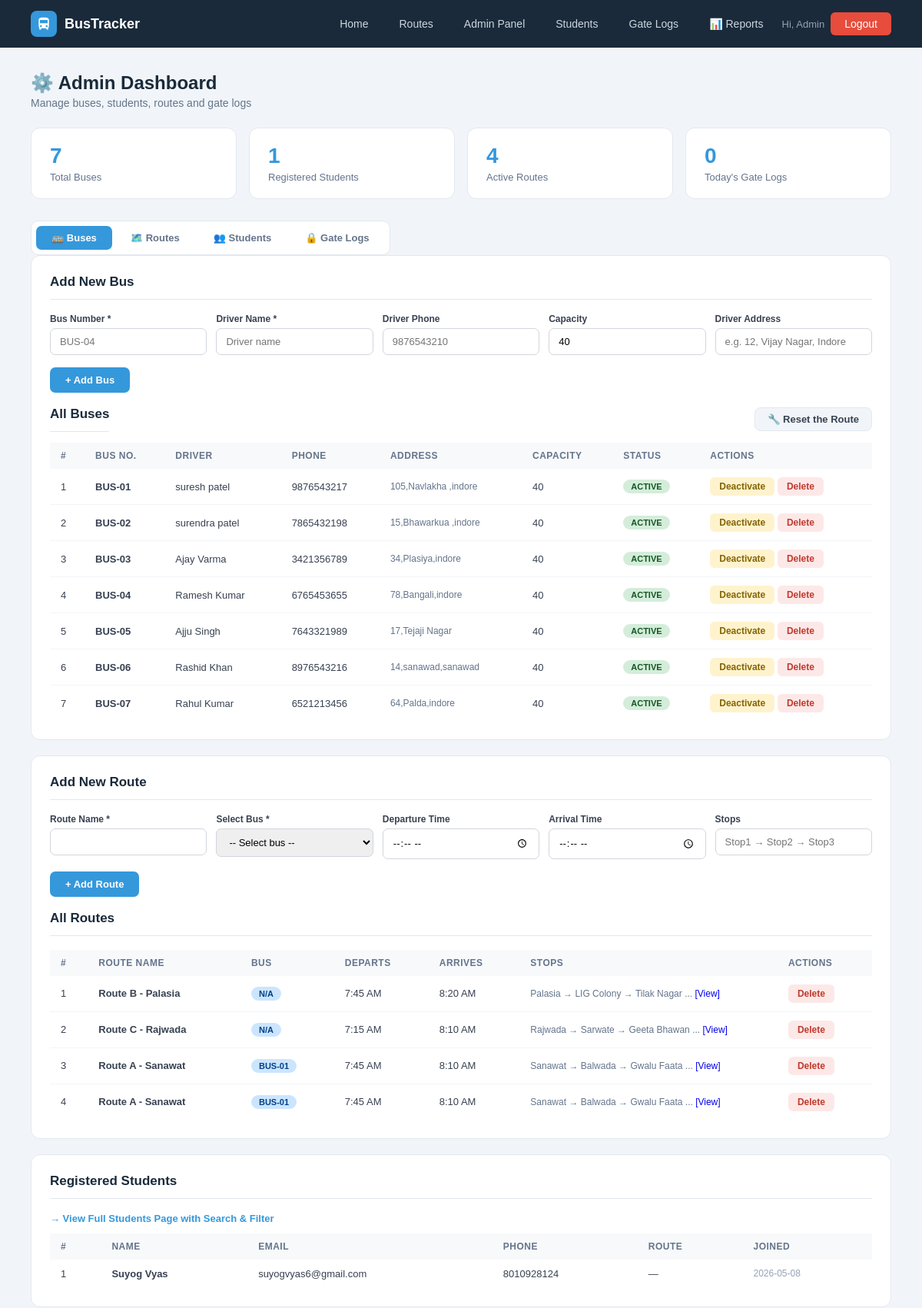
Page /admin (signed in, upper part) on the earlier database version.
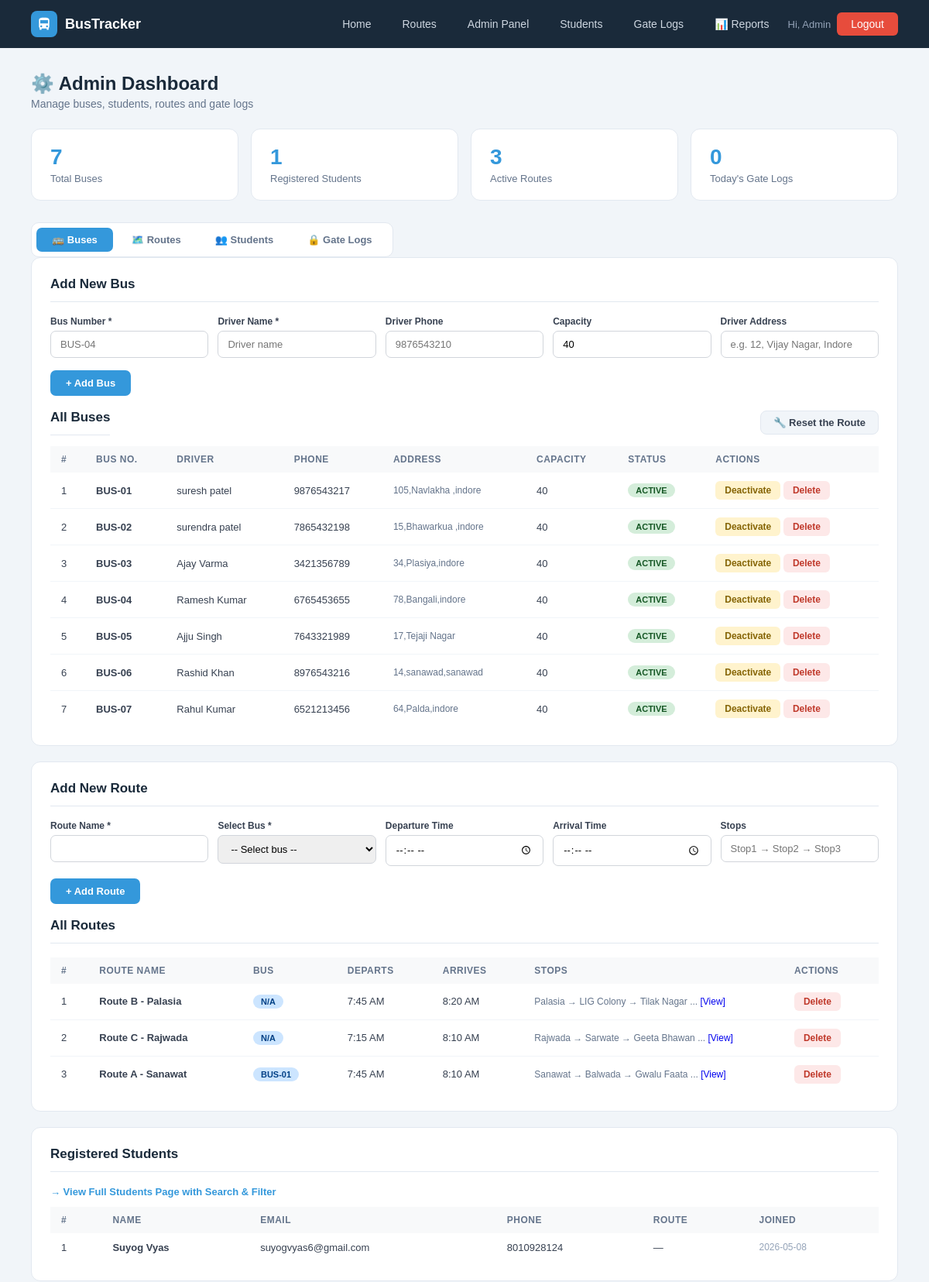
Same page on the later database version.
### tables this page shows
CREATE TABLE buses (
        id INTEGER PRIMARY KEY AUTOINCREMENT,
        bus_number TEXT UNIQUE NOT NULL, driver_name TEXT NOT NULL,
        driver_phone TEXT, capacity INTEGER DEFAULT 40,
        status TEXT DEFAULT 'active',
        current_lat REAL DEFAULT 22.7196, current_lng REAL DEFAULT 75.8577, driver_address TEXT);

CREATE TABLE routes (
        id INTEGER PRIMARY KEY AUTOINCREMENT,
        route_name TEXT NOT NULL, bus_id INTEGER,
        start_point TEXT, end_point TEXT,
        departure_time TEXT, arrival_time TEXT, stops TEXT, original_bus_id INTEGER,
        FOREIGN KEY(bus_id) REFERENCES buses(id));

CREATE TABLE users (
        id INTEGER PRIMARY KEY AUTOINCREMENT,
        name TEXT NOT NULL, email TEXT UNIQUE NOT NULL,
        password TEXT NOT NULL, role TEXT DEFAULT 'student',
        phone TEXT, route_id INTEGER,
        created_at TIMESTAMP DEFAULT CURRENT_TIMESTAMP);

### app.py (the view)
@app.route('/admin')
@admin_required
def admin_dashboard():
    db = get_db()
    buses    = db.execute("SELECT * FROM buses").fetchall()
    students = db.execute('''SELECT u.*,r.route_name FROM users u
                             LEFT JOIN routes r ON u.route_id=r.id
                             WHERE u.role='student' ORDER BY u.created_at DESC''').fetchall()
    routes   = db.execute("SELECT r.*,b.bus_number FROM routes r LEFT JOIN buses b ON r.bus_id=b.id").fetchall()
    logs     = db.execute("SELECT * FROM gate_logs ORDER BY log_time DESC LIMIT 15").fetchall()
    stats = dict(
        total_buses=db.execute("SELECT COUNT(*) FROM buses").fetchone()[0],
        total_students=db.execute("SELECT COUNT(*) FROM users WHERE role='student'").fetchone()[0],
        total_routes=db.execute("SELECT COUNT(*) FROM routes").fetchone()[0],
        today_logs=db.execute("SELECT COUNT(*) FROM gate_logs WHERE DATE(log_time)=DATE('now')").fetchone()[0])
    db.close(); return render_template('admin.html', buses=buses, students=students, routes=routes, logs=logs, stats=stats)

### app.py (called while the page is built, shortened)
def get_db():
    conn = sqlite3.connect(DB)
    conn.row_factory = sqlite3.Row
    return conn

def admin_required(f):
    @wraps(f)
    def dec(*a, **kw):
        if 'admin' not in session:
            flash('Admin access required.', 'error')
            return redirect(url_for('admin_login'))
        return f(*a, **kw)
    return dec

@app.context_processor
def inject_notifications():
    return dict(notifications=[], unread_count=0)

### templates/admin.html (shortened to what the changed rows need)
{% extends "base.html" %}
{% block content %}
<div class="page">
    <div class="page-header">
        <div style="display:flex;gap:12px;align-items:flex-start;flex-wrap:wrap;justify-content:space-between;">
            <div>
                <h1>⚙️ Admin Dashboard</h1>
            </div>
        </div>
    </div>
    <div class="stat-cards">
        <div class="stat-card"><div class="num">{{ stats.total_routes }}</div><div class="lbl">Active Routes</div></div>
    </div>
    <div class="tab-wrap">
        <div class="tab-contents">
            <div class="panel" id="content-buses">
                <h2>Add New Bus</h2>
                <br>
                <div style="display:flex;align-items:center;justify-content:space-between;margin-bottom:14px;">
                    <h2 style="margin:0;">All Buses</h2>
                </div>
                <table>
                    <thead><tr><th>#</th><th>Bus No.</th><th>Driver</th><th>Phone</th><th>Address</th><th>Capacity</th><th>Status</th><th>Actions</th></tr></thead>
                    <tbody>
                    {% for b in buses %}
                    <tr>
                        <td>{{ loop.index }}</td>
                        <td><b>{{ b.bus_number }}</b></td>
                        <td>{{ b.driver_name }}</td>
                        <td>{{ b.driver_phone or '—' }}</td>
                        <td style="font-size:12px;color:#64748b;max-width:160px;">{{ b.driver_address or '—' }}</td>
                        <td>{{ b.capacity }}</td>
                        <td><span class="badge {{ 'badge-green' if b.status=='active' else 'badge-red' }}">{{ b.status.upper() }}</span></td>
                        <td>
                            {% if b.status == 'active' %}
                            <a href="{{ url_for('bus_status', bid=b.id, status='inactive') }}" class="btn-sm btn-warning">Deactivate</a>
                            {% else %}
                            <a href="{{ url_for('bus_status', bid=b.id, status='active') }}" class="btn-sm btn-success">Activate</a>
                            {% endif %}
                            <a href="{{ url_for('delete_bus', bid=b.id) }}" class="btn-sm btn-danger">Delete</a>
                        </td>
                    </tr>
                    {% else %}
                    <tr><td colspan="7" style="text-align:center;color:#94a3b8;padding:24px">No buses found.</td></tr>
                    {% endfor %}
                    </tbody>
                </table>
            </div>
           <div class="panel" id="content-routes">
             <h2>Add New Route</h2>
            <br>
             <h2>All Routes</h2>
             <table>
                <thead>
                    <tr>
                        <th>#</th>
                        <th>Route Name</th>
                        <th>Bus</th>
                        <th>Departs</th>
                        <th>Arrives</th>
                        <th>Stops</th>
                        <th>Actions</th>
                    </tr>
                </thead>
                <tbody>
                    {% for r in routes %}
                    <tr>
                        <td>{{ loop.index }}</td>
                        <td><b>{{ r.route_name }}</b></td>
                        <td><span class="badge badge-blue">{{ r.bus_number or 'N/A' }}</span></td>
                        <td>
                            {% if r.departure_time %}
                                {{ (r.departure_time[:2]|int % 12 or 12) }}:{{ r.departure_time[3:] }}
                                {{ 'AM' if r.departure_time[:2]|int < 12 else 'PM' }}
                            {% else %}
                                 —
                            {% endif %}
                        </td>
                        <td>
                            {% if r.arrival_time %}
                                {{ (r.arrival_time[:2]|int % 12 or 12) }}:{{ r.arrival_time[3:] }}
                                {{ 'AM' if r.arrival_time[:2]|int < 12 else 'PM' }}
                            {% else %}
                               —
                            {% endif %}
                        </td>
                        <td style="max-width:240px;font-size:12px;color:#64748b">
                        {% if r.stops %}
                        {% set stop_list = r.stops.replace(',','→').split('→') %}
                        {{ stop_list[0].strip() }}
                        {% if stop_list|length > 1 %} → {{ stop_list[1].strip() }}{% endif %}
                        {% if stop_list|length > 2 %} → {{ stop_list[2].strip() }}{% endif %}
                        {% if stop_list|length > 3 %}
                            ...
                            <a href="#" onclick="alert(`{{ r.stops }}`)">[View]</a>
                        {% endif %}
                {% else %}
                    —
                {% endif %}
            </td>
            <td>
                <a href="{{ url_for('delete_route', rid=r.id) }}"
                   onclick="return confirm('Are you sure you want to delete this route?')"
                   class="btn-sm btn-danger">
                   Delete
                </a>
            </td>
        </tr>
        {% else %}
        <tr>
            <td colspan="7" style="text-align:center;color:#94a3b8;padding:24px">
                No routes found.
            </td>
        </tr>
        {% endfor %}
        </tbody>
    </table>
</div>
            <div class="panel" id="content-students">
                <h2>Registered Students</h2>
                <table>
                    <thead><tr><th>#</th><th>Name</th><th>Email</th><th>Phone</th><th>Route</th><th>Joined</th></tr></thead>
                    <tbody>
                    {% for s in students[:10] %}
                    <tr>
                        <td>{{ loop.index }}</td>
                        <td><b>{{ s.name }}</b></td>
                        <td>{{ s.email }}</td>
                        <td>{{ s.phone or '—' }}</td>
                        <td>{{ s.route_name or '—' }}</td>
                        <td style="font-size:12px;color:#94a3b8">{{ s.created_at[:10] if s.created_at else '—' }}</td>
                    </tr>
                    {% else %}
                    <tr><td colspan="6" style="text-align:center;color:#94a3b8;padding:24px">No students registered.</td></tr>
                    {% endfor %}
                    </tbody>
                </table>
            </div>
        </div>
    </div>
</div>
{% endblock %}

Differences in the rows shown:
removed routes: route_name "Route A - Sanawat", bus_number "BUS-01", (r.departure_time[:2]|int%12or12) "7", departure_time "45", departure_time "AM", (r.arrival_time[:2]|int%12or12) "8", arrival_time "10", arrival_time "AM", start_point "Sanawat", stop_list "Balwada", stop_list "Gwalu Faata"
Other differences:
{{ stats.total_routes }}: "4" → "3"
